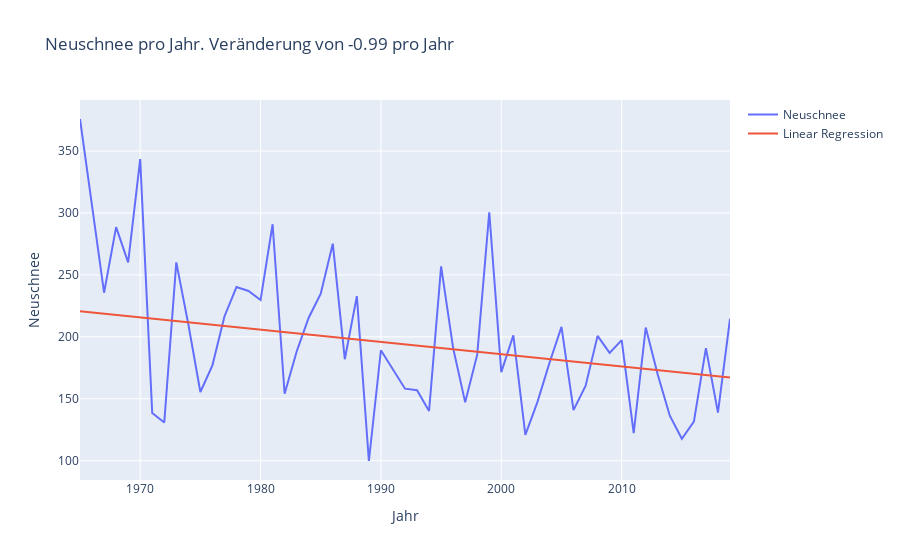

The notebook cell this image was saved under:
### Code cell
df_ns_mean_1965 = df_ns_mean[df_ns_mean['Year']>=1965].copy()
plot_linreg(df_ns_mean_1965).show()
